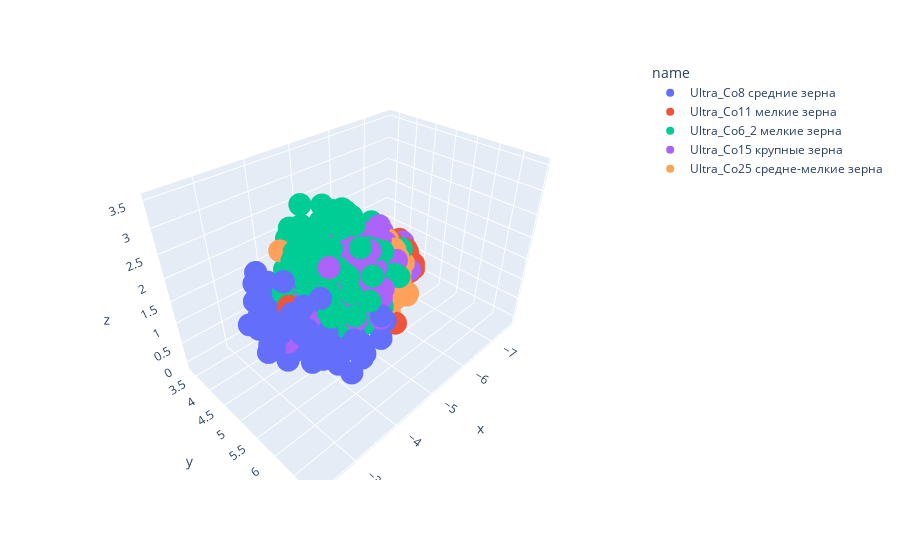

The notebook cell this image was saved under:
### Code cell
N = 15
size = 20

names = ['Ultra_Co8\nсредние зерна', 'Ultra_Co11\nмелкие зерна', 'Ultra_Co6_2\nмелкие зерна',
         'Ultra_Co15\nкрупные зерна', 'Ultra_Co25\nсредне-мелкие зерна']

colors = ['b', 'g', 'y', 'm', 'c']
markers = ['8', 'v', 's', 'd', '*', ]

scatters=[]
for i, images_list in enumerate(all_images):
    start = 0
    for j in range(i):
        start += len(all_images[j])
    end = start + len(images_list)
    
    for point in umaped_vct_3d[start:end]:
        scatters.append([point[0],point[1],point[2],0.2,names[i],i+1]) 
        
   # ax.scatter3D(umaped_vct_3d[start:end, 0], umaped_vct_3d[start:end, 1],umaped_vct_3d[start:end, 2], edgecolor=colors[i], s=size, marker=markers[i])
  #  ax.scatter3D(xdata, ydata, zdata, c=zdata, cmap='Greens');

    # creating a list of column names
column_values = ['x', 'y', 'z','width','name','class']
  
# creating the dataframe
df = pd.DataFrame(data = scatters,
                  columns = column_values)
    
fig = px.scatter_3d(df, x='x', y='y', z='z',
              color='name')
fig.show()
